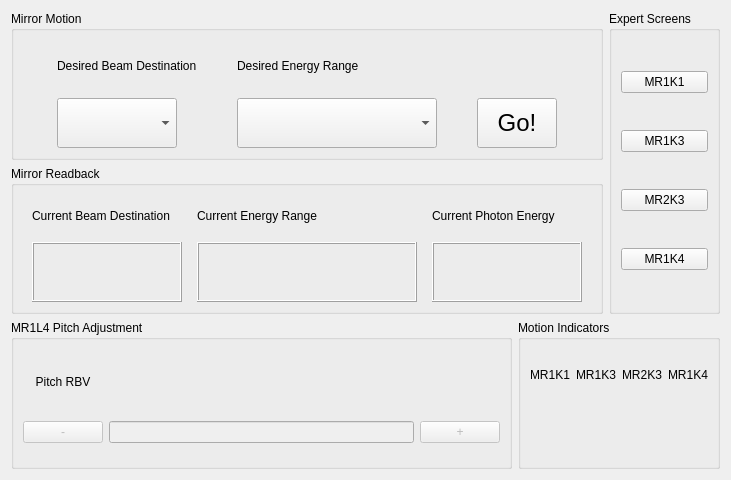
<?xml version="1.0" encoding="UTF-8"?>
<ui version="4.0">
 <class>Form</class>
 <widget class="QWidget" name="Form">
  <property name="geometry">
   <rect>
    <x>0</x>
    <y>0</y>
    <width>731</width>
    <height>480</height>
   </rect>
  </property>
  <property name="sizePolicy">
   <sizepolicy hsizetype="Minimum" vsizetype="Minimum">
    <horstretch>0</horstretch>
    <verstretch>0</verstretch>
   </sizepolicy>
  </property>
  <property name="windowTitle">
   <string>Beam Destination</string>
  </property>
  <layout class="QGridLayout" name="gridLayout">
   <item row="3" column="1" colspan="2">
    <widget class="QGroupBox" name="groupBox_4">
     <property name="title">
      <string>Motion Indicators</string>
     </property>
     <layout class="QGridLayout" name="gridLayout_4">
      <item row="0" column="2">
       <widget class="QLabel" name="label_7">
        <property name="text">
         <string>MR2K3</string>
        </property>
       </widget>
      </item>
      <item row="1" column="1">
       <widget class="StatusIndicator" name="MR1K3_status" native="true"/>
      </item>
      <item row="0" column="1">
       <widget class="QLabel" name="label_6">
        <property name="text">
         <string>MR1K3</string>
        </property>
       </widget>
      </item>
      <item row="1" column="0">
       <widget class="StatusIndicator" name="MR1K1_status" native="true"/>
      </item>
      <item row="0" column="0">
       <widget class="QLabel" name="label_5">
        <property name="text">
         <string>MR1K1</string>
        </property>
       </widget>
      </item>
      <item row="1" column="3">
       <widget class="StatusIndicator" name="MR1K4_status" native="true"/>
      </item>
      <item row="1" column="2">
       <widget class="StatusIndicator" name="MR2K3_status" native="true"/>
      </item>
      <item row="0" column="3">
       <widget class="QLabel" name="label_9">
        <property name="text">
         <string>MR1K4</string>
        </property>
       </widget>
      </item>
     </layout>
    </widget>
   </item>
   <item row="2" column="0" colspan="2">
    <widget class="QGroupBox" name="groupBox_2">
     <property name="maximumSize">
      <size>
       <width>800</width>
       <height>16777215</height>
      </size>
     </property>
     <property name="title">
      <string>Mirror Readback</string>
     </property>
     <layout class="QGridLayout" name="gridLayout_2">
      <item row="0" column="2">
       <widget class="QLabel" name="label_3">
        <property name="minimumSize">
         <size>
          <width>145</width>
          <height>0</height>
         </size>
        </property>
        <property name="text">
         <string>Current Photon Energy</string>
        </property>
        <property name="scaledContents">
         <bool>false</bool>
        </property>
       </widget>
      </item>
      <item row="0" column="1">
       <widget class="QLabel" name="label_8">
        <property name="text">
         <string>Current Energy Range</string>
        </property>
       </widget>
      </item>
      <item row="0" column="0">
       <widget class="QLabel" name="label_2">
        <property name="text">
         <string>Current Beam Destination</string>
        </property>
       </widget>
      </item>
      <item row="1" column="0">
       <widget class="QLabel" name="beamLabel">
        <property name="minimumSize">
         <size>
          <width>150</width>
          <height>60</height>
         </size>
        </property>
        <property name="maximumSize">
         <size>
          <width>100</width>
          <height>16777215</height>
         </size>
        </property>
        <property name="font">
         <font>
          <pointsize>28</pointsize>
         </font>
        </property>
        <property name="frameShape">
         <enum>QFrame::Box</enum>
        </property>
        <property name="frameShadow">
         <enum>QFrame::Raised</enum>
        </property>
        <property name="text">
         <string/>
        </property>
       </widget>
      </item>
      <item row="1" column="1">
       <widget class="QLabel" name="energyLabel">
        <property name="minimumSize">
         <size>
          <width>220</width>
          <height>60</height>
         </size>
        </property>
        <property name="maximumSize">
         <size>
          <width>200</width>
          <height>16777215</height>
         </size>
        </property>
        <property name="font">
         <font>
          <pointsize>18</pointsize>
         </font>
        </property>
        <property name="frameShape">
         <enum>QFrame::Box</enum>
        </property>
        <property name="frameShadow">
         <enum>QFrame::Raised</enum>
        </property>
        <property name="text">
         <string/>
        </property>
       </widget>
      </item>
      <item row="1" column="2">
       <widget class="PyDMLabel" name="currEnergyLabel">
        <property name="minimumSize">
         <size>
          <width>150</width>
          <height>60</height>
         </size>
        </property>
        <property name="maximumSize">
         <size>
          <width>140</width>
          <height>16777215</height>
         </size>
        </property>
        <property name="font">
         <font>
          <pointsize>18</pointsize>
         </font>
        </property>
        <property name="toolTip">
         <string/>
        </property>
        <property name="frameShape">
         <enum>QFrame::Box</enum>
        </property>
        <property name="frameShadow">
         <enum>QFrame::Raised</enum>
        </property>
        <property name="textFormat">
         <enum>Qt::PlainText</enum>
        </property>
        <property name="showUnits" stdset="0">
         <bool>true</bool>
        </property>
        <property name="precisionFromPV" stdset="0">
         <bool>false</bool>
        </property>
        <property name="channel" stdset="0">
         <string>ca://PMPS:LFE:PE:UND:CurrentPhotonEnergy_RBV</string>
        </property>
       </widget>
      </item>
     </layout>
    </widget>
   </item>
   <item row="1" column="0" colspan="2">
    <widget class="QGroupBox" name="groupBox">
     <property name="sizePolicy">
      <sizepolicy hsizetype="Preferred" vsizetype="Preferred">
       <horstretch>0</horstretch>
       <verstretch>0</verstretch>
      </sizepolicy>
     </property>
     <property name="maximumSize">
      <size>
       <width>1000</width>
       <height>16777215</height>
      </size>
     </property>
     <property name="title">
      <string>Mirror Motion</string>
     </property>
     <layout class="QGridLayout" name="gridLayout_3">
      <item row="1" column="1">
       <widget class="QComboBox" name="energyComboBox">
        <property name="minimumSize">
         <size>
          <width>200</width>
          <height>50</height>
         </size>
        </property>
        <property name="maximumSize">
         <size>
          <width>200</width>
          <height>16777215</height>
         </size>
        </property>
        <property name="font">
         <font>
          <pointsize>18</pointsize>
         </font>
        </property>
       </widget>
      </item>
      <item row="1" column="0">
       <widget class="QComboBox" name="hutchComboBox">
        <property name="minimumSize">
         <size>
          <width>120</width>
          <height>50</height>
         </size>
        </property>
        <property name="maximumSize">
         <size>
          <width>120</width>
          <height>16777215</height>
         </size>
        </property>
        <property name="font">
         <font>
          <pointsize>18</pointsize>
         </font>
        </property>
       </widget>
      </item>
      <item row="1" column="2">
       <widget class="QPushButton" name="moveButton">
        <property name="enabled">
         <bool>true</bool>
        </property>
        <property name="minimumSize">
         <size>
          <width>80</width>
          <height>50</height>
         </size>
        </property>
        <property name="maximumSize">
         <size>
          <width>80</width>
          <height>16777215</height>
         </size>
        </property>
        <property name="font">
         <font>
          <pointsize>18</pointsize>
         </font>
        </property>
        <property name="text">
         <string>Go!</string>
        </property>
        <property name="checkable">
         <bool>false</bool>
        </property>
        <property name="autoDefault">
         <bool>false</bool>
        </property>
        <property name="default">
         <bool>false</bool>
        </property>
        <property name="flat">
         <bool>false</bool>
        </property>
       </widget>
      </item>
      <item row="0" column="0">
       <widget class="QLabel" name="label">
        <property name="text">
         <string>Desired Beam Destination</string>
        </property>
       </widget>
      </item>
      <item row="0" column="1">
       <widget class="QLabel" name="label_4">
        <property name="text">
         <string>Desired Energy Range</string>
        </property>
       </widget>
      </item>
     </layout>
    </widget>
   </item>
   <item row="3" column="0">
    <widget class="QGroupBox" name="pitchGroupbox">
     <property name="title">
      <string>MR1L4 Pitch Adjustment</string>
     </property>
     <layout class="QGridLayout" name="gridLayout_5">
      <item row="0" column="0">
       <widget class="QLabel" name="label_12">
        <property name="text">
         <string>Pitch RBV</string>
        </property>
        <property name="alignment">
         <set>Qt::AlignCenter</set>
        </property>
       </widget>
      </item>
      <item row="1" column="0">
       <widget class="PyDMPushButton" name="NegTweakButton">
        <property name="enabled">
         <bool>false</bool>
        </property>
        <property name="toolTip">
         <string/>
        </property>
        <property name="text">
         <string>-</string>
        </property>
        <property name="channel" stdset="0">
         <string>ca://MR1L4:HOMS:MMS:PITCH.TWR</string>
        </property>
        <property name="pressValue" stdset="0">
         <string>1</string>
        </property>
       </widget>
      </item>
      <item row="1" column="1">
       <widget class="PyDMLineEdit" name="TweakAmountLineEdit">
        <property name="enabled">
         <bool>false</bool>
        </property>
        <property name="toolTip">
         <string/>
        </property>
        <property name="showUnits" stdset="0">
         <bool>true</bool>
        </property>
        <property name="channel" stdset="0">
         <string>ca://MR1L4:HOMS:MMS:PITCH.TWV</string>
        </property>
       </widget>
      </item>
      <item row="1" column="2">
       <widget class="PyDMPushButton" name="PosTweakButton">
        <property name="enabled">
         <bool>false</bool>
        </property>
        <property name="toolTip">
         <string/>
        </property>
        <property name="text">
         <string>+</string>
        </property>
        <property name="channel" stdset="0">
         <string>ca://MR1L4:HOMS:MMS:PITCH.TWF</string>
        </property>
        <property name="pressValue" stdset="0">
         <string>1</string>
        </property>
       </widget>
      </item>
      <item row="0" column="1">
       <widget class="PyDMLabel" name="PitchReadbackLabel">
        <property name="maximumSize">
         <size>
          <width>16777215</width>
          <height>40</height>
         </size>
        </property>
        <property name="toolTip">
         <string/>
        </property>
        <property name="showUnits" stdset="0">
         <bool>true</bool>
        </property>
        <property name="channel" stdset="0">
         <string>ca://MR1L4:HOMS:MMS:PITCH.RBV</string>
        </property>
       </widget>
      </item>
     </layout>
    </widget>
   </item>
   <item row="1" column="2" rowspan="2">
    <widget class="QGroupBox" name="groupBox_3">
     <property name="title">
      <string>Expert Screens</string>
     </property>
     <layout class="QVBoxLayout" name="verticalLayout">
      <item>
       <widget class="PyDMRelatedDisplayButton" name="PyDMRelatedDisplayButton">
        <property name="toolTip">
         <string/>
        </property>
        <property name="text">
         <string>MR1K1</string>
        </property>
        <property name="filenames" stdset="0">
         <stringlist>
          <string>$launcher_dir/homs_overview/mirrorScreen.py</string>
         </stringlist>
        </property>
        <property name="titles" stdset="0">
         <stringlist>
          <string>test</string>
         </stringlist>
        </property>
        <property name="showIcon" stdset="0">
         <bool>true</bool>
        </property>
        <property name="macros" stdset="0">
         <stringlist>
          <string>{&quot;BASE_PV&quot;:&quot;MR1K1:BEND&quot;,&quot;OUT_STATE&quot;:&quot;TRUE&quot;}</string>
         </stringlist>
        </property>
        <property name="openInNewWindow" stdset="0">
         <bool>true</bool>
        </property>
       </widget>
      </item>
      <item>
       <widget class="PyDMRelatedDisplayButton" name="PyDMRelatedDisplayButton_2">
        <property name="toolTip">
         <string/>
        </property>
        <property name="text">
         <string>MR1K3</string>
        </property>
        <property name="filenames" stdset="0">
         <stringlist>
          <string>$launcher_dir/homs_overview/mirrorScreen.py</string>
         </stringlist>
        </property>
        <property name="titles" stdset="0">
         <stringlist>
          <string>test</string>
         </stringlist>
        </property>
        <property name="showIcon" stdset="0">
         <bool>true</bool>
        </property>
        <property name="macros" stdset="0">
         <stringlist>
          <string>{&quot;BASE_PV&quot;:&quot;MR1K3:SOMS&quot;,&quot;OUT_STATE&quot;:&quot;TRUE&quot;}</string>
         </stringlist>
        </property>
        <property name="openInNewWindow" stdset="0">
         <bool>true</bool>
        </property>
       </widget>
      </item>
      <item>
       <widget class="PyDMRelatedDisplayButton" name="PyDMRelatedDisplayButton_3">
        <property name="toolTip">
         <string/>
        </property>
        <property name="text">
         <string>MR2K3</string>
        </property>
        <property name="filenames" stdset="0">
         <stringlist>
          <string>$launcher_dir/homs_overview/mirrorScreen.py</string>
         </stringlist>
        </property>
        <property name="titles" stdset="0">
         <stringlist>
          <string>test</string>
         </stringlist>
        </property>
        <property name="showIcon" stdset="0">
         <bool>true</bool>
        </property>
        <property name="macros" stdset="0">
         <stringlist>
          <string>{&quot;BASE_PV&quot;:&quot;MR2K3:SOMS&quot;,&quot;OUT_STATE&quot;:&quot;TRUE&quot;}</string>
         </stringlist>
        </property>
        <property name="openInNewWindow" stdset="0">
         <bool>true</bool>
        </property>
       </widget>
      </item>
      <item>
       <widget class="PyDMRelatedDisplayButton" name="PyDMRelatedDisplayButton_4">
        <property name="toolTip">
         <string/>
        </property>
        <property name="text">
         <string>MR1K4</string>
        </property>
        <property name="filenames" stdset="0">
         <stringlist>
          <string>$launcher_dir/homs_overview/mirrorScreen.py</string>
         </stringlist>
        </property>
        <property name="titles" stdset="0">
         <stringlist>
          <string>test</string>
         </stringlist>
        </property>
        <property name="showIcon" stdset="0">
         <bool>true</bool>
        </property>
        <property name="macros" stdset="0">
         <stringlist>
          <string>{&quot;BASE_PV&quot;:&quot;MR1K4:SOMS&quot;}</string>
         </stringlist>
        </property>
        <property name="openInNewWindow" stdset="0">
         <bool>true</bool>
        </property>
       </widget>
      </item>
     </layout>
    </widget>
   </item>
  </layout>
 </widget>
 <customwidgets>
  <customwidget>
   <class>PyDMLabel</class>
   <extends>QLabel</extends>
   <header>pydm.widgets.label</header>
  </customwidget>
  <customwidget>
   <class>PyDMLineEdit</class>
   <extends>QLineEdit</extends>
   <header>pydm.widgets.line_edit</header>
  </customwidget>
  <customwidget>
   <class>PyDMPushButton</class>
   <extends>QPushButton</extends>
   <header>pydm.widgets.pushbutton</header>
  </customwidget>
  <customwidget>
   <class>PyDMRelatedDisplayButton</class>
   <extends>QPushButton</extends>
   <header>pydm.widgets.related_display_button</header>
  </customwidget>
  <customwidget>
   <class>StatusIndicator</class>
   <extends>QWidget</extends>
   <header>Helper_widgets</header>
   <container>1</container>
  </customwidget>
 </customwidgets>
 <resources/>
 <connections/>
</ui>
